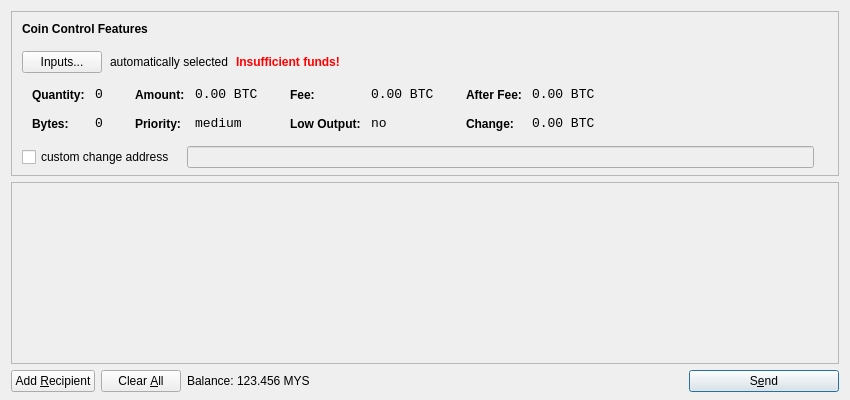
<?xml version="1.0" encoding="UTF-8"?>
<ui version="4.0">
 <class>SendCoinsDialog</class>
 <widget class="QDialog" name="SendCoinsDialog">
  <property name="geometry">
   <rect>
    <x>0</x>
    <y>0</y>
    <width>850</width>
    <height>400</height>
   </rect>
  </property>
  <property name="windowTitle">
   <string>Send Coins</string>
  </property>
  <layout class="QVBoxLayout" name="verticalLayout" stretch="0,1,0">
   <property name="bottomMargin">
    <number>8</number>
   </property>
   <item>
    <widget class="QFrame" name="frameCoinControl">
     <property name="sizePolicy">
      <sizepolicy hsizetype="Expanding" vsizetype="Expanding">
       <horstretch>0</horstretch>
       <verstretch>0</verstretch>
      </sizepolicy>
     </property>
     <property name="maximumSize">
      <size>
       <width>16777215</width>
       <height>16777215</height>
      </size>
     </property>
     <property name="frameShape">
      <enum>QFrame::StyledPanel</enum>
     </property>
     <property name="frameShadow">
      <enum>QFrame::Sunken</enum>
     </property>
     <layout class="QVBoxLayout" name="verticalLayoutCoinControl2">
      <property name="spacing">
       <number>-1</number>
      </property>
      <property name="leftMargin">
       <number>0</number>
      </property>
      <property name="topMargin">
       <number>0</number>
      </property>
      <property name="rightMargin">
       <number>0</number>
      </property>
      <property name="bottomMargin">
       <number>6</number>
      </property>
      <item>
       <layout class="QVBoxLayout" name="verticalLayoutCoinControl" stretch="0,0,0,0,1">
        <property name="spacing">
         <number>0</number>
        </property>
        <property name="leftMargin">
         <number>10</number>
        </property>
        <property name="topMargin">
         <number>10</number>
        </property>
        <item>
         <layout class="QHBoxLayout" name="horizontalLayoutCoinControl1">
          <property name="bottomMargin">
           <number>15</number>
          </property>
          <item>
           <widget class="QLabel" name="labelCoinControlFeatures">
            <property name="sizePolicy">
             <sizepolicy hsizetype="Preferred" vsizetype="Maximum">
              <horstretch>0</horstretch>
              <verstretch>0</verstretch>
             </sizepolicy>
            </property>
            <property name="font">
             <font>
              <weight>75</weight>
              <bold>true</bold>
             </font>
            </property>
            <property name="styleSheet">
             <string notr="true">font-weight:bold;</string>
            </property>
            <property name="text">
             <string>Coin Control Features</string>
            </property>
           </widget>
          </item>
         </layout>
        </item>
        <item>
         <layout class="QHBoxLayout" name="horizontalLayoutCoinControl2" stretch="0,0,0,0">
          <property name="spacing">
           <number>8</number>
          </property>
          <property name="bottomMargin">
           <number>10</number>
          </property>
          <item>
           <widget class="QPushButton" name="pushButtonCoinControl">
            <property name="styleSheet">
             <string notr="true"/>
            </property>
            <property name="text">
             <string>Inputs...</string>
            </property>
           </widget>
          </item>
          <item>
           <widget class="QLabel" name="labelCoinControlAutomaticallySelected">
            <property name="text">
             <string>automatically selected</string>
            </property>
            <property name="margin">
             <number>5</number>
            </property>
           </widget>
          </item>
          <item>
           <widget class="QLabel" name="labelCoinControlInsuffFunds">
            <property name="font">
             <font>
              <weight>75</weight>
              <bold>true</bold>
             </font>
            </property>
            <property name="styleSheet">
             <string notr="true">color:red;font-weight:bold;</string>
            </property>
            <property name="text">
             <string>Insufficient funds!</string>
            </property>
            <property name="margin">
             <number>5</number>
            </property>
           </widget>
          </item>
          <item>
           <spacer name="horizontalSpacerCoinControl">
            <property name="orientation">
             <enum>Qt::Horizontal</enum>
            </property>
            <property name="sizeHint" stdset="0">
             <size>
              <width>40</width>
              <height>1</height>
             </size>
            </property>
           </spacer>
          </item>
         </layout>
        </item>
        <item>
         <widget class="QWidget" name="widgetCoinControl" native="true">
          <property name="sizePolicy">
           <sizepolicy hsizetype="Preferred" vsizetype="Preferred">
            <horstretch>0</horstretch>
            <verstretch>0</verstretch>
           </sizepolicy>
          </property>
          <property name="minimumSize">
           <size>
            <width>0</width>
            <height>0</height>
           </size>
          </property>
          <property name="styleSheet">
           <string notr="true"/>
          </property>
          <layout class="QHBoxLayout" name="horizontalLayoutCoinControl5">
           <property name="margin">
            <number>0</number>
           </property>
           <item>
            <layout class="QHBoxLayout" name="horizontalLayoutCoinControl3" stretch="0,0,0,1">
             <property name="spacing">
              <number>20</number>
             </property>
             <property name="topMargin">
              <number>0</number>
             </property>
             <property name="bottomMargin">
              <number>10</number>
             </property>
             <item>
              <layout class="QFormLayout" name="formLayoutCoinControl1">
               <property name="horizontalSpacing">
                <number>10</number>
               </property>
               <property name="verticalSpacing">
                <number>14</number>
               </property>
               <property name="leftMargin">
                <number>10</number>
               </property>
               <property name="topMargin">
                <number>4</number>
               </property>
               <property name="rightMargin">
                <number>6</number>
               </property>
               <item row="0" column="0">
                <widget class="QLabel" name="labelCoinControlQuantityText">
                 <property name="styleSheet">
                  <string notr="true">font-weight:bold;</string>
                 </property>
                 <property name="text">
                  <string>Quantity:</string>
                 </property>
                 <property name="margin">
                  <number>0</number>
                 </property>
                </widget>
               </item>
               <item row="0" column="1">
                <widget class="QLabel" name="labelCoinControlQuantity">
                 <property name="font">
                  <font>
                   <family>Monospace</family>
                   <pointsize>10</pointsize>
                  </font>
                 </property>
                 <property name="cursor">
                  <cursorShape>IBeamCursor</cursorShape>
                 </property>
                 <property name="contextMenuPolicy">
                  <enum>Qt::ActionsContextMenu</enum>
                 </property>
                 <property name="text">
                  <string notr="true">0</string>
                 </property>
                 <property name="margin">
                  <number>0</number>
                 </property>
                 <property name="textInteractionFlags">
                  <set>Qt::LinksAccessibleByMouse|Qt::TextSelectableByKeyboard|Qt::TextSelectableByMouse</set>
                 </property>
                </widget>
               </item>
               <item row="1" column="0">
                <widget class="QLabel" name="labelCoinControlBytesText">
                 <property name="styleSheet">
                  <string notr="true">font-weight:bold;</string>
                 </property>
                 <property name="text">
                  <string>Bytes:</string>
                 </property>
                </widget>
               </item>
               <item row="1" column="1">
                <widget class="QLabel" name="labelCoinControlBytes">
                 <property name="font">
                  <font>
                   <family>Monospace</family>
                   <pointsize>10</pointsize>
                  </font>
                 </property>
                 <property name="cursor">
                  <cursorShape>IBeamCursor</cursorShape>
                 </property>
                 <property name="contextMenuPolicy">
                  <enum>Qt::ActionsContextMenu</enum>
                 </property>
                 <property name="text">
                  <string notr="true">0</string>
                 </property>
                 <property name="textInteractionFlags">
                  <set>Qt::LinksAccessibleByMouse|Qt::TextSelectableByKeyboard|Qt::TextSelectableByMouse</set>
                 </property>
                </widget>
               </item>
              </layout>
             </item>
             <item>
              <layout class="QFormLayout" name="formLayoutCoinControl2">
               <property name="horizontalSpacing">
                <number>10</number>
               </property>
               <property name="verticalSpacing">
                <number>14</number>
               </property>
               <property name="leftMargin">
                <number>6</number>
               </property>
               <property name="topMargin">
                <number>4</number>
               </property>
               <property name="rightMargin">
                <number>6</number>
               </property>
               <item row="0" column="0">
                <widget class="QLabel" name="labelCoinControlAmountText">
                 <property name="styleSheet">
                  <string notr="true">font-weight:bold;</string>
                 </property>
                 <property name="text">
                  <string>Amount:</string>
                 </property>
                 <property name="margin">
                  <number>0</number>
                 </property>
                </widget>
               </item>
               <item row="0" column="1">
                <widget class="QLabel" name="labelCoinControlAmount">
                 <property name="font">
                  <font>
                   <family>Monospace</family>
                   <pointsize>10</pointsize>
                  </font>
                 </property>
                 <property name="cursor">
                  <cursorShape>IBeamCursor</cursorShape>
                 </property>
                 <property name="contextMenuPolicy">
                  <enum>Qt::ActionsContextMenu</enum>
                 </property>
                 <property name="text">
                  <string notr="true">0.00 BTC</string>
                 </property>
                 <property name="textInteractionFlags">
                  <set>Qt::LinksAccessibleByMouse|Qt::TextSelectableByKeyboard|Qt::TextSelectableByMouse</set>
                 </property>
                </widget>
               </item>
               <item row="1" column="0">
                <widget class="QLabel" name="labelCoinControlPriorityText">
                 <property name="styleSheet">
                  <string notr="true">font-weight:bold;</string>
                 </property>
                 <property name="text">
                  <string>Priority:</string>
                 </property>
                </widget>
               </item>
               <item row="1" column="1">
                <widget class="QLabel" name="labelCoinControlPriority">
                 <property name="font">
                  <font>
                   <family>Monospace</family>
                   <pointsize>10</pointsize>
                  </font>
                 </property>
                 <property name="cursor">
                  <cursorShape>IBeamCursor</cursorShape>
                 </property>
                 <property name="contextMenuPolicy">
                  <enum>Qt::ActionsContextMenu</enum>
                 </property>
                 <property name="text">
                  <string>medium</string>
                 </property>
                 <property name="textInteractionFlags">
                  <set>Qt::LinksAccessibleByMouse|Qt::TextSelectableByKeyboard|Qt::TextSelectableByMouse</set>
                 </property>
                </widget>
               </item>
              </layout>
             </item>
             <item>
              <layout class="QFormLayout" name="formLayoutCoinControl3">
               <property name="horizontalSpacing">
                <number>10</number>
               </property>
               <property name="verticalSpacing">
                <number>14</number>
               </property>
               <property name="leftMargin">
                <number>6</number>
               </property>
               <property name="topMargin">
                <number>4</number>
               </property>
               <property name="rightMargin">
                <number>6</number>
               </property>
               <item row="0" column="0">
                <widget class="QLabel" name="labelCoinControlFeeText">
                 <property name="styleSheet">
                  <string notr="true">font-weight:bold;</string>
                 </property>
                 <property name="text">
                  <string>Fee:</string>
                 </property>
                 <property name="margin">
                  <number>0</number>
                 </property>
                </widget>
               </item>
               <item row="0" column="1">
                <widget class="QLabel" name="labelCoinControlFee">
                 <property name="font">
                  <font>
                   <family>Monospace</family>
                   <pointsize>10</pointsize>
                  </font>
                 </property>
                 <property name="cursor">
                  <cursorShape>IBeamCursor</cursorShape>
                 </property>
                 <property name="contextMenuPolicy">
                  <enum>Qt::ActionsContextMenu</enum>
                 </property>
                 <property name="text">
                  <string notr="true">0.00 BTC</string>
                 </property>
                 <property name="textInteractionFlags">
                  <set>Qt::LinksAccessibleByMouse|Qt::TextSelectableByKeyboard|Qt::TextSelectableByMouse</set>
                 </property>
                </widget>
               </item>
               <item row="1" column="0">
                <widget class="QLabel" name="labelCoinControlLowOutputText">
                 <property name="styleSheet">
                  <string notr="true">font-weight:bold;</string>
                 </property>
                 <property name="text">
                  <string>Low Output:</string>
                 </property>
                </widget>
               </item>
               <item row="1" column="1">
                <widget class="QLabel" name="labelCoinControlLowOutput">
                 <property name="font">
                  <font>
                   <family>Monospace</family>
                   <pointsize>10</pointsize>
                  </font>
                 </property>
                 <property name="cursor">
                  <cursorShape>IBeamCursor</cursorShape>
                 </property>
                 <property name="contextMenuPolicy">
                  <enum>Qt::ActionsContextMenu</enum>
                 </property>
                 <property name="text">
                  <string>no</string>
                 </property>
                 <property name="textInteractionFlags">
                  <set>Qt::LinksAccessibleByMouse|Qt::TextSelectableByKeyboard|Qt::TextSelectableByMouse</set>
                 </property>
                </widget>
               </item>
              </layout>
             </item>
             <item>
              <layout class="QFormLayout" name="formLayoutCoinControl4">
               <property name="horizontalSpacing">
                <number>10</number>
               </property>
               <property name="verticalSpacing">
                <number>14</number>
               </property>
               <property name="leftMargin">
                <number>6</number>
               </property>
               <property name="topMargin">
                <number>4</number>
               </property>
               <property name="rightMargin">
                <number>6</number>
               </property>
               <item row="0" column="0">
                <widget class="QLabel" name="labelCoinControlAfterFeeText">
                 <property name="styleSheet">
                  <string notr="true">font-weight:bold;</string>
                 </property>
                 <property name="text">
                  <string>After Fee:</string>
                 </property>
                 <property name="margin">
                  <number>0</number>
                 </property>
                </widget>
               </item>
               <item row="0" column="1">
                <widget class="QLabel" name="labelCoinControlAfterFee">
                 <property name="font">
                  <font>
                   <family>Monospace</family>
                   <pointsize>10</pointsize>
                  </font>
                 </property>
                 <property name="cursor">
                  <cursorShape>IBeamCursor</cursorShape>
                 </property>
                 <property name="contextMenuPolicy">
                  <enum>Qt::ActionsContextMenu</enum>
                 </property>
                 <property name="text">
                  <string notr="true">0.00 BTC</string>
                 </property>
                 <property name="textInteractionFlags">
                  <set>Qt::LinksAccessibleByMouse|Qt::TextSelectableByKeyboard|Qt::TextSelectableByMouse</set>
                 </property>
                </widget>
               </item>
               <item row="1" column="0">
                <widget class="QLabel" name="labelCoinControlChangeText">
                 <property name="styleSheet">
                  <string notr="true">font-weight:bold;</string>
                 </property>
                 <property name="text">
                  <string>Change:</string>
                 </property>
                </widget>
               </item>
               <item row="1" column="1">
                <widget class="QLabel" name="labelCoinControlChange">
                 <property name="font">
                  <font>
                   <family>Monospace</family>
                   <pointsize>10</pointsize>
                  </font>
                 </property>
                 <property name="cursor">
                  <cursorShape>IBeamCursor</cursorShape>
                 </property>
                 <property name="contextMenuPolicy">
                  <enum>Qt::ActionsContextMenu</enum>
                 </property>
                 <property name="text">
                  <string notr="true">0.00 BTC</string>
                 </property>
                 <property name="textInteractionFlags">
                  <set>Qt::LinksAccessibleByMouse|Qt::TextSelectableByKeyboard|Qt::TextSelectableByMouse</set>
                 </property>
                </widget>
               </item>
              </layout>
             </item>
            </layout>
           </item>
          </layout>
         </widget>
        </item>
        <item>
         <layout class="QHBoxLayout" name="horizontalLayoutCoinControl4" stretch="0,0,0">
          <property name="spacing">
           <number>12</number>
          </property>
          <property name="sizeConstraint">
           <enum>QLayout::SetDefaultConstraint</enum>
          </property>
          <property name="topMargin">
           <number>5</number>
          </property>
          <property name="rightMargin">
           <number>5</number>
          </property>
          <item>
           <widget class="QCheckBox" name="checkBoxCoinControlChange">
            <property name="text">
             <string>custom change address</string>
            </property>
           </widget>
          </item>
          <item>
           <widget class="QLineEdit" name="lineEditCoinControlChange">
            <property name="enabled">
             <bool>false</bool>
            </property>
            <property name="sizePolicy">
             <sizepolicy hsizetype="Expanding" vsizetype="Fixed">
              <horstretch>0</horstretch>
              <verstretch>0</verstretch>
             </sizepolicy>
            </property>
           </widget>
          </item>
          <item>
           <widget class="QLabel" name="labelCoinControlChangeLabel">
            <property name="sizePolicy">
             <sizepolicy hsizetype="Preferred" vsizetype="Expanding">
              <horstretch>0</horstretch>
              <verstretch>0</verstretch>
             </sizepolicy>
            </property>
            <property name="minimumSize">
             <size>
              <width>0</width>
              <height>0</height>
             </size>
            </property>
            <property name="text">
             <string/>
            </property>
            <property name="margin">
             <number>3</number>
            </property>
           </widget>
          </item>
         </layout>
        </item>
        <item>
         <spacer name="verticalSpacerCoinControl">
          <property name="orientation">
           <enum>Qt::Vertical</enum>
          </property>
          <property name="sizeHint" stdset="0">
           <size>
            <width>800</width>
            <height>1</height>
           </size>
          </property>
         </spacer>
        </item>
       </layout>
      </item>
     </layout>
    </widget>
   </item>
   <item>
    <widget class="QScrollArea" name="scrollArea">
     <property name="widgetResizable">
      <bool>true</bool>
     </property>
     <widget class="QWidget" name="scrollAreaWidgetContents">
      <property name="geometry">
       <rect>
        <x>0</x>
        <y>0</y>
        <width>830</width>
        <height>165</height>
       </rect>
      </property>
      <layout class="QVBoxLayout" name="verticalLayout_2">
       <property name="margin">
        <number>0</number>
       </property>
       <item>
        <layout class="QVBoxLayout" name="entries">
         <property name="spacing">
          <number>6</number>
         </property>
        </layout>
       </item>
       <item>
        <spacer name="verticalSpacer">
         <property name="orientation">
          <enum>Qt::Vertical</enum>
         </property>
         <property name="sizeHint" stdset="0">
          <size>
           <width>20</width>
           <height>40</height>
          </size>
         </property>
        </spacer>
       </item>
      </layout>
     </widget>
    </widget>
   </item>
   <item>
    <layout class="QHBoxLayout" name="horizontalLayout">
     <item>
      <widget class="QPushButton" name="addButton">
       <property name="toolTip">
        <string>Send to multiple recipients at once</string>
       </property>
       <property name="text">
        <string>Add &amp;Recipient</string>
       </property>
       <property name="icon">
        <iconset resource="../bitcoin.qrc">
         <normaloff>:/icons/add</normaloff>:/icons/add</iconset>
       </property>
       <property name="autoDefault">
        <bool>false</bool>
       </property>
      </widget>
     </item>
     <item>
      <widget class="QPushButton" name="clearButton">
       <property name="sizePolicy">
        <sizepolicy hsizetype="Minimum" vsizetype="Fixed">
         <horstretch>0</horstretch>
         <verstretch>0</verstretch>
        </sizepolicy>
       </property>
       <property name="toolTip">
        <string>Remove all transaction fields</string>
       </property>
       <property name="text">
        <string>Clear &amp;All</string>
       </property>
       <property name="icon">
        <iconset resource="../bitcoin.qrc">
         <normaloff>:/icons/remove</normaloff>:/icons/remove</iconset>
       </property>
       <property name="autoRepeatDelay">
        <number>300</number>
       </property>
       <property name="autoDefault">
        <bool>false</bool>
       </property>
      </widget>
     </item>
     <item>
      <layout class="QHBoxLayout" name="horizontalLayout_2">
       <property name="spacing">
        <number>3</number>
       </property>
       <item>
        <widget class="QLabel" name="label">
         <property name="text">
          <string>Balance:</string>
         </property>
        </widget>
       </item>
       <item>
        <widget class="QLabel" name="labelBalance">
         <property name="cursor">
          <cursorShape>IBeamCursor</cursorShape>
         </property>
         <property name="text">
          <string>123.456 MYS</string>
         </property>
         <property name="textInteractionFlags">
          <set>Qt::LinksAccessibleByMouse|Qt::TextSelectableByKeyboard|Qt::TextSelectableByMouse</set>
         </property>
        </widget>
       </item>
      </layout>
     </item>
     <item>
      <spacer name="horizontalSpacer">
       <property name="orientation">
        <enum>Qt::Horizontal</enum>
       </property>
       <property name="sizeHint" stdset="0">
        <size>
         <width>40</width>
         <height>20</height>
        </size>
       </property>
      </spacer>
     </item>
     <item>
      <widget class="QPushButton" name="sendButton">
       <property name="minimumSize">
        <size>
         <width>150</width>
         <height>0</height>
        </size>
       </property>
       <property name="toolTip">
        <string>Confirm the send action</string>
       </property>
       <property name="text">
        <string>S&amp;end</string>
       </property>
       <property name="icon">
        <iconset resource="../bitcoin.qrc">
         <normaloff>:/icons/send</normaloff>:/icons/send</iconset>
       </property>
       <property name="default">
        <bool>true</bool>
       </property>
      </widget>
     </item>
    </layout>
   </item>
  </layout>
 </widget>
 <resources>
  <include location="../bitcoin.qrc"/>
 </resources>
 <connections/>
</ui>
